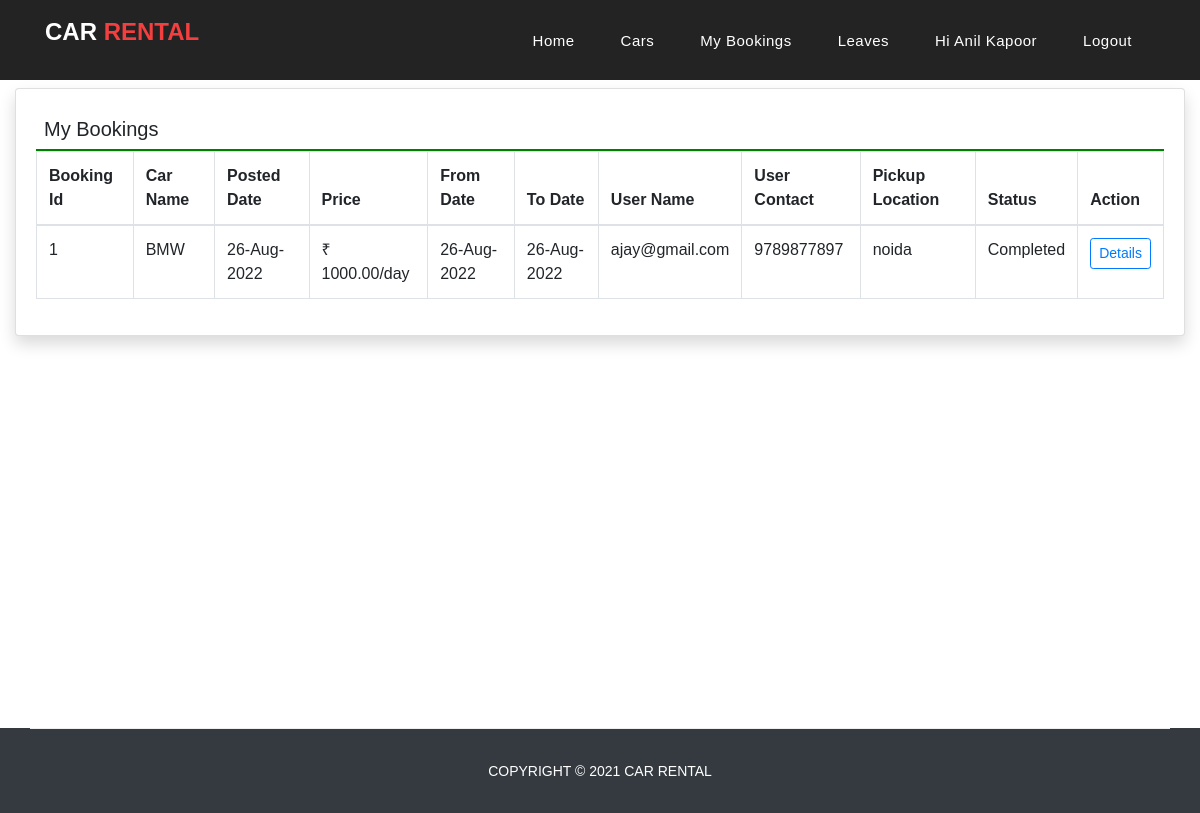
Page /dbookings.php (signed in) on the committed database.
### tables this page shows
CREATE TABLE `bookings` (
  `bid` int NOT NULL,
  `advance` decimal(15,2) NOT NULL,
  `fromdate` date NOT NULL,
  `todate` date NOT NULL,
  `message` varchar(400) NOT NULL,
  `bookingdate` datetime NOT NULL DEFAULT CURRENT_TIMESTAMP,
  `status` varchar(20) NOT NULL DEFAULT 'Pending',
  `pickuplocation` varchar(100) DEFAULT NULL,
  `billamount` decimal(12,2) NOT NULL,
  `car_id` varchar(12) DEFAULT NULL,
  `driver_id` int DEFAULT NULL,
  `customer_id` varchar(40) DEFAULT NULL,
  `variant_id` int DEFAULT NULL
);

CREATE TABLE `variants` (
  `cid` int NOT NULL,
  `title` varchar(30) NOT NULL,
  `price` decimal(12,2) NOT NULL,
  `fueltype` varchar(20) NOT NULL,
  `capacity` int NOT NULL,
  `ac` tinyint(1) NOT NULL,
  `powerdoorlock` tinyint(1) NOT NULL,
  `powersteering` tinyint(1) NOT NULL,
  `airbag` tinyint(1) NOT NULL,
  `powerwindows` tinyint(1) NOT NULL,
  `cdplayer` tinyint(1) NOT NULL,
  `centrallock` tinyint(1) NOT NULL,
  `gps` tinyint(1) NOT NULL,
  `photo` varchar(100) NOT NULL,
  `createdon` datetime NOT NULL DEFAULT CURRENT_TIMESTAMP,
  `category_id` int NOT NULL
);

CREATE TABLE `drivers` (
  `id` int NOT NULL,
  `dname` varchar(30) NOT NULL,
  `address` varchar(40) NOT NULL,
  `gender` varchar(12) NOT NULL,
  `licno` varchar(20) NOT NULL,
  `phone` varchar(10) NOT NULL,
  `adhar` varchar(12) NOT NULL,
  `dob` date NOT NULL,
  `photo` varchar(100) NOT NULL,
  `status` varchar(20) NOT NULL DEFAULT 'Available',
  `active` tinyint(1) NOT NULL DEFAULT '1',
  `createdon` datetime NOT NULL DEFAULT CURRENT_TIMESTAMP,
  `exp` int DEFAULT NULL,
  `mstatus` varchar(12) DEFAULT NULL,
  `ratings` int DEFAULT NULL,
  `deleted` tinyint(1) NOT NULL DEFAULT '0',
  `userid` varchar(30) DEFAULT NULL
);

CREATE TABLE `customers` (
  `userid` varchar(40) NOT NULL,
  `uname` varchar(50) NOT NULL,
  `phone` varchar(10) DEFAULT NULL,
  `gender` varchar(12) DEFAULT NULL,
  `address` varchar(40) DEFAULT NULL,
  `createdon` datetime NOT NULL DEFAULT CURRENT_TIMESTAMP
);

### dbfun.php (called while the page is built, shortened)
<?php
function connect() {
    $link = mysqli_connect(HOST, USER, PASSWORD, DBNAME) or die("Error " . mysqli_connect_error());
    return $link;
}
function single($table, $condition) {
    $link = connect();
    $result = mysqli_query($link, "SELECT * FROM $table WHERE $condition limit 1")
            or die("Error " . mysqli_error($link));
    $row = mysqli_fetch_assoc($result);
    return $row;
}
function findall($table, $condition) {
    $link = connect();
    $result = mysqli_query($link, "SELECT * FROM $table WHERE $condition")
            or die("Error " . mysqli_error($link));
    $rows = [];
    while ($row = mysqli_fetch_assoc($result)) {
        $rows[] = $row;
    }
    return $rows;
}

### dbookings.php (the view)
<?php include_once 'header.php'; ?>
<div class="container-fluid" style="min-height:80vh">
    <div class="card shadow mt-2">
        <div class="card-body">
            <h5 class="p-2" style="border-bottom: 2px solid green;">My Bookings</h5>
            <table class="table table-bordered">
                <thead>
                    <tr>
                        <th>Booking Id</th>
                        <th>Car Name</th>
                        <th>Posted Date</th>
                        <th>Price</th>
                        <th>From Date</th>
                        <th>To Date</th>
                        <th>User Name</th>
                        <th>User Contact</th>
                        <th>Pickup Location</th>
                        <th>Status</th>
                        <th>Action</th>
                    </tr>
                </thead>
                <tbody>
                    <?php
                    $userid=$_SESSION["userid"];
                    $did=single("drivers","userid='$userid'")["id"];
                    foreach(findall("bookings", "driver_id='$did'") as $b) {
                        extract($b);
                        $title=single("variants","cid='$variant_id'")["title"];
                        $price=single("variants","cid='$variant_id'")["price"];
                        $username=single("bookings","driver_id='$did'")["customer_id"];
                        $usercontact=single("customers","userid='$username'")["phone"];
                        ?>
                        <tr>
                            <td><?= $bid ?></td>
                            <td><?= $title ?></td>
                            <td><?= date('d-M-Y', strtotime($bookingdate)) ?></td>
                            <td>&#8377; <?= $price ?>/day</td>
                            <td><?= date('d-M-Y', strtotime($fromdate)) ?></td>
                            <td><?= date('d-M-Y', strtotime($todate)) ?></td>
                            <td><?= $username ?></td>
                            <td><?= $usercontact ?></td>
                            <td><?= $pickuplocation ?></td>
                            <td><?= $status ?></td>
                            <td>
                                <?php if($status == "Pending")
                                { ?>
                                <a onclick="return confirm('Are you sure to cancel this booking')" href="cancelbk.php?bid=<?= $bid ?>" class="btn btn-outline-danger btn-sm">Cancel</a>
                                <?php }
                                else
                                { ?>
                                <a href="bkdetails.php?bid=<?= $bid ?>" class="btn btn-outline-primary btn-sm">Details</a>
                               <?php  } ?>
                            </td>
                        </tr>
                    <?php } ?>
                </tbody>
            </table>
        </div>
    </div>
</div>
<?php include_once 'footer.php'; ?>

### css/style.css (style rules this page uses)
body { font-family: 'Poppins', sans-serif; overflow-x: hidden; text-rendering: optimizeLegibility; -webkit-font-smoothing: antialiased; -moz-osx-font-smoothing: grayscale; }
a { text-decoration: none!important; }
h1,h2,h3,h4,h5,h6 { margin: 0px; }

### rows in the picture
bookings: bid "1", variant.title "BMW", bookingdate "26-Aug-2022", variant.price "1000.00", fromdate "26-Aug-2022", todate "26-Aug-2022", username "ajay@gmail.com", usercontact "9789877897", pickuplocation "noida", status "Completed"

### other values in the picture
$_SESSION["uname"] "Anil Kapoor"
